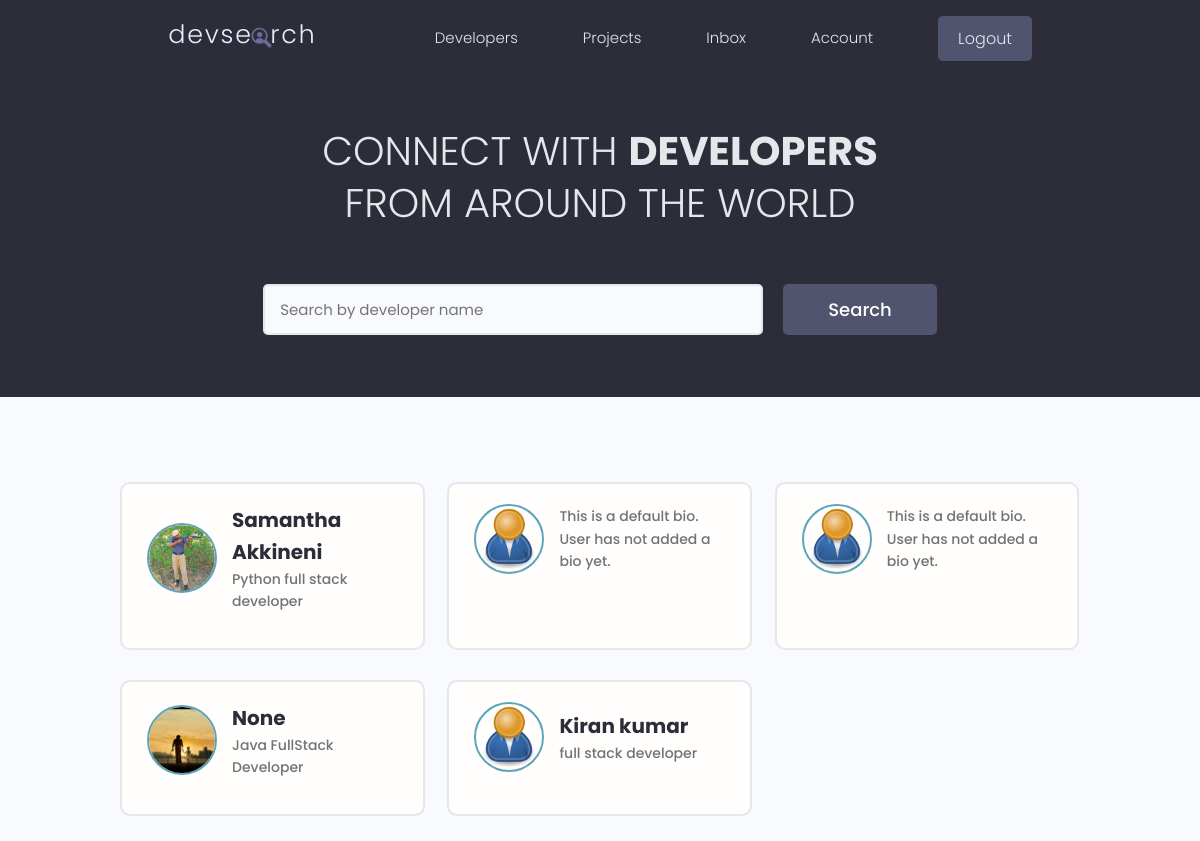
Screenshot of / (signed in) with the database file from the repository.
### users/models.py (models this page shows, shortened)
class Profile(models.Model):
    user = models.OneToOneField(User, on_delete=models.CASCADE, null=True, blank=True)
    name = models.CharField(max_length=200, blank=True, null=True)
    email = models.EmailField(max_length=500, blank=True, null=True)
    username = models.CharField(max_length=200, blank=True, null=True)
    location = models.CharField(max_length=200, blank=True, null=True, default="Earth")
    short_intro = models.CharField(max_length=200, blank=True, null=True, default="This is a default bio. User has not added a bio yet.")
    bio = models.TextField(blank=True, null=True)
    profile_image = models.ImageField(
        null=True, blank=True, upload_to='profiles/', default="profiles/user-default.png")
    social_github = models.CharField(max_length=200, blank=True, null=True)
    social_twitter = models.CharField(max_length=200, blank=True, null=True)
    social_linkedin = models.CharField(max_length=200, blank=True, null=True)
    social_youtube = models.CharField(max_length=200, blank=True, null=True)
    social_website = models.CharField(max_length=200, blank=True, null=True)
    created = models.DateTimeField(auto_now_add=True)
    id = models.UUIDField(default=uuid.uuid4, unique=True,
                          primary_key=True, editable=False)
    class Meta:
        ordering = ['created']
    @property
    def imageURL(self):
        try:
            url = self.profile_image.url
        except:
            url = ''
        return url

### users/views.py (the view)
# urls.py: path('', views.profiles, name='profiles'),
def profiles(request):
    profiles, search_query = searchProfiles(request)
    custom_range, profiles = paginateProfiles(request, profiles, 5)
    context = {'profiles': profiles, 'search_query': search_query, 'custom_range': custom_range}
    return render(request, 'users/profiles.html', context)

### users/utils.py (called while the page is built)
def paginateProfiles(request, profiles, results):
    profiles = profiles.order_by('-created')
    page = request.GET.get('page')
    paginator = Paginator(profiles, results)
    try:
        profiles = paginator.page(page)
    except PageNotAnInteger:
        page = 1
        profiles = paginator.page(page)
    except EmptyPage:
        page = paginator.num_pages
        profiles = paginator.page(page)
    leftIndex = (int(page) - 4)
    if leftIndex < 1:
        leftIndex = 1
    rightIndex = (int(page) + 5)
    if rightIndex > paginator.num_pages:
        rightIndex = paginator.num_pages + 1
    custom_range = range(leftIndex, rightIndex)
    return custom_range, profiles

def searchProfiles(request):
    search_query = ''
    if request.GET.get('search_query'):
        search_query = request.GET.get('search_query')
    skills =Skills.objects.filter(name__icontains=search_query)
    print('SEARCH',search_query)
    profiles = Profile.objects.distinct().filter(
        Q(name__icontains=search_query) |
        Q(short_intro__icontains=search_query) |
        Q(bio__icontains=search_query) |
        Q(skills__in=skills)
    )
    return profiles, search_query

### users/templates/users/profiles.html (shortened to what this page needs)
{% extends 'main.html' %}
{% block content %}
<main class="home">
    <section class="hero-section text-center">
        <div class="container container--narrow">
            <div class="hero-section__box">
                <h2>CONNECT WITH <span>DEVELOPERS</span></h2>
                <h2>FROM AROUND THE WORLD</h2>
            </div>
            <div class="hero-section__search">
                <form id="searchForm" class="form" action="{% url 'profiles' %}" method="get">
                    <div class="form__field">
                        <input class="input input--text" id="formInput#search" type="text" name="search_query"
                            value="{{search_query}}" placeholder="Search by developer name" />
                    </div>
                    <input class="btn btn--sub btn--lg" type="submit" value="Search" />
                </form>
            </div>
        </div>
    </section>
    <section class="devlist">
        <div class="container">
            <div class="grid grid--three">
                {% for profile in profiles %}
                <div class="column card">
                    <div class="dev">
                        <a href="{% url 'user-profile' profile.id %}" class="card__body">
                            <div class="dev__profile">
                                <img class="avatar avatar--md" src="{{ profile.imageURL }}" alt="image" />
                                <div class="dev__meta">
                                    <h3>{{profile.name}}</h3>
                                    <h5>{{profile.short_intro|slice:"60"}}</h5>
                                </div>
                            </div>
                        </a>
                    </div>
                </div>
                {% endfor %}
            </div>
        </div>
    </section>
</main>
{% endblock content %}

### projects/static/styles/app.css (style rules this page uses)
:root { --color-sub: #2d2d39; }
.btn--sub { background-color: var(--color-sub-light); }
.card { border: 2px solid var(--color-light); }
img { width: 100%; }
.hero-section { height: 40vh; display: flex; align-items: center; background-color: var(--color-sub); }
.hero-section__box { margin-bottom: 4rem; }
.hero-section__box > h2, .hero-section__box > h2 > span { font-size: 4rem; color: var(--color-light); line-height: 1.3; text-transform: uppercase; }
.hero-section__box > h2 { font-weight: 300; }
.hero-section__box > h2 > span { font-weight: 700; }
.hero-section__search > .form { display: flex; align-items: center; justify-content: center; gap: 2rem; }
.hero-section__search > .form input.input--text { width: 50rem; }
.devlist { margin-top: 8rem; }
.devlist .grid { align-items: stretch; }
.devlist .dev .dev__profile { display: flex; align-items: center; gap: 1.5rem; }
.devlist .dev .dev__meta h3 { color: var(--color-sub); font-size: 2rem; font-weight: 700; }
.devlist .dev .dev__meta h5 { color: var(--color-text); font-size: 1.4rem; font-weight: 500; }

### projects/static/uikit/styles/modules/_variables.css (style rules this page uses)
:root { --color-main: #5aa5b9; --color-main-light: #e6faff; --color-sub: #3f4156; --color-sub-light: #51546e; --color-sub-lighter: #ededfd; --color-text: #737373; --color-gray: #8b8b8b; --color-light: #e5e7eb; --color-light-gray: #767676; --color-bg: #f8fafd; --color-white: #fffefd; --color-white-light: #f3f3f3; --color-success: #359e64; --color-success-bg: #def8e8; --color-error: #fc4b0b; --color-error-bg: #fff2ee; --font-base: 'Poppins', arial, helvetica, 'Segoe UI', roboto, ubuntu, sans-serif; --font-monospace: 'Fira Code', 'Courier New', courier, monospace; --font-regular: 300; --font-medium: 500; --font-bold: 700; --generic-shadow: 1px 1px 5px #00000010; --generic-transition: all 0.3s ease-in-out; }

### projects/static/uikit/styles/modules/_base.css (style rules this page uses)
* { margin: 0; padding: 0; box-sizing: border-box; text-rendering: optimizeLegibility; color: inherit; font-size: inherit; }
html { font-size: 50%; }
@media only screen and (min-width: 480px) { html { font-size: 56.25%; } }
@media only screen and (min-width: 1200px) { html { font-size: 62.5%; } }
body { line-height: 1.6; font-weight: 400; font-size: 1.5rem; color: var(--color-text); background-color: var(--color-bg); min-height: 100vh; }

### projects/static/uikit/styles/modules/_typography.css (style rules this page uses)
* { font-family: var(--font-base); }
h2 { font-size: 3.6rem; font-weight: var(--font-bold); }
h3 { font-size: 3.2rem; font-weight: var(--font-medium); }
h5 { font-size: 2.4rem; font-weight: var(--font-medium); }
h5, h6 { font-weight: var(--font-regular); }
p, span, strong { font-size: 1.6rem; color: var(--color-text); font-weight: var(--font-regular); }
a { padding-bottom: 2px; text-decoration: none; display: inline-block; color: var(--color-main); font-weight: var(--font-medium); }

### projects/static/uikit/styles/modules/_utilities.css (style rules this page uses)
.container { width: 92%; max-width: 165rem; margin: 0 auto; box-sizing: border-box; }
.container--narrow { width: 92%; max-width: 120rem; }
@media screen and (min-width: 1000px) { .container { width: 90%; } }
@media screen and (min-width: 1000px) { .container--narrow { width: 85%; } }
@media screen and (min-width: 1200px) { .container { width: 80%; } }
@media screen and (min-width: 1200px) { .container--narrow { width: 72%; } }
.text-center { text-align: center; }

### projects/static/uikit/styles/modules/_avatar.css (style rules this page uses)
.avatar { border-radius: 50%; border: 2px solid var(--color-main); object-fit: cover; }
.avatar--md { height: 7rem; width: 7rem; }

### projects/static/uikit/styles/modules/_button.css (style rules this page uses)
.btn { display: inline-block; position: relative; cursor: pointer; background-color: var(--color-light); font-weight: var(--font-medium); color: var(--color-sub); text-decoration: none; padding: 1rem 2rem; border-radius: 0.5rem; border: none; width: -webkit-fit-content; width: -moz-fit-content; width: fit-content; height: -webkit-fit-content; height: -moz-fit-content; height: fit-content; font-size: 1.6rem; outline-width: 0; outline-color: transparent; -webkit-backface-visibility: hidden; backface-visibility: hidden; transition: all 0.3s ease-in-out; }
.btn--sub { background-color: var(--color-sub); color: var(--color-white); }
.btn--lg { font-size: 1.8rem; padding: 1.2rem 4.5rem; }

### projects/static/uikit/styles/modules/_card.css (style rules this page uses)
.card { border-radius: 1rem; background-color: var(--color-white); border: 1.5px solid var(--color-light); width: auto; height: auto; margin-top: 0.5rem; margin-bottom: 0.5rem; overflow: hidden; }
.card__body, .card__header { padding: 2rem 2.5rem; }

### rows the page displays
Profile: imageURL (picture), name "Samantha Akkineni", short_intro "Python full stack developer"
Profile: imageURL (placeholder picture), short_intro "This is a default bio. User has not added a bio yet."
Profile: imageURL (placeholder picture), short_intro "This is a default bio. User has not added a bio yet."
Profile: imageURL (picture), name "None", short_intro "Java FullStack Developer"
Profile: imageURL (placeholder picture), name "Kiran kumar", short_intro "full stack developer"
